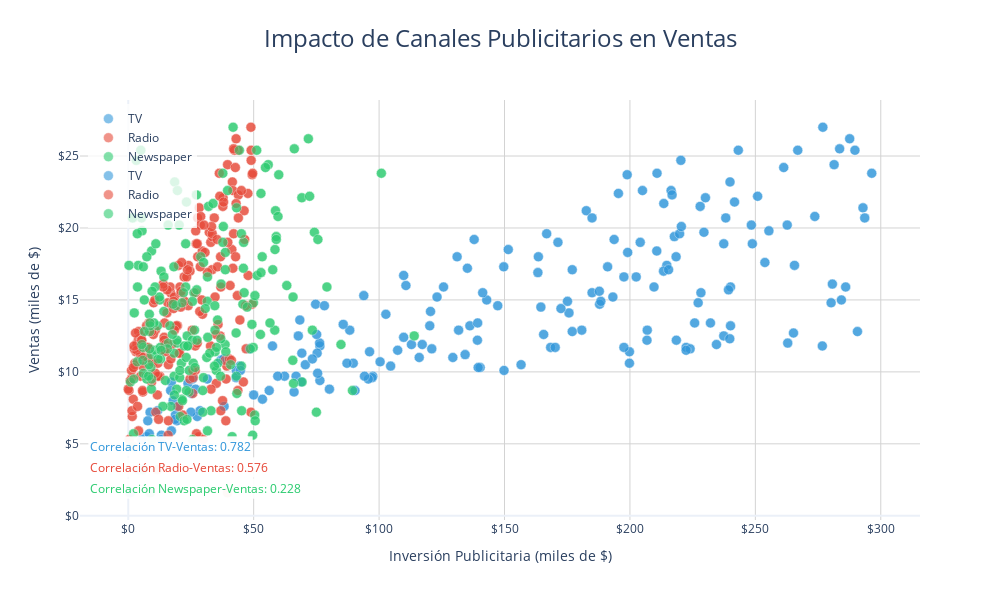

Source (notebook cell):
### Code cell
# Mostrar el gráfico
fig.show()

### Figure 1 — Plotly figure (JSON) as saved in the notebook; plotly's stock layout.template omitted (floating-point values rounded to 4 significant figures; data arrays with more than 128 entries replaced by an {"elided": "..."} marker saying what was removed)
{"data": [{"hovertemplate": "<b>TV</b><br>Inversión: $%{x:.1f}K<br>Ventas: $%{y:.1f}K<br><extra></extra>", "marker": {"color": "#3498db", "line": {"color": "white", "width": 0.5}, "opacity": 0.6, "size": 10}, "mode": "markers", "name": "TV", "type": "scatter", "x": {"elided": "200 float values"}, "y": {"elided": "200 float values"}}, {"hovertemplate": "<b>Radio</b><br>Inversión: $%{x:.1f}K<br>Ventas: $%{y:.1f}K<br><extra></extra>", "marker": {"color": "#e74c3c", "line": {"color": "white", "width": 0.5}, "opacity": 0.6, "size": 10}, "mode": "markers", "name": "Radio", "type": "scatter", "x": {"elided": "200 float values"}, "y": {"elided": "200 float values"}}, {"hovertemplate": "<b>Newspaper</b><br>Inversión: $%{x:.1f}K<br>Ventas: $%{y:.1f}K<br><extra></extra>", "marker": {"color": "#2ecc71", "line": {"color": "white", "width": 0.5}, "opacity": 0.6, "size": 10}, "mode": "markers", "name": "Newspaper", "type": "scatter", "x": {"elided": "200 float values"}, "y": {"elided": "200 float values"}}, {"hovertemplate": "<b>TV</b><br>Inversión: $%{x:.1f}K<br>Ventas: $%{y:.1f}K<br><extra></extra>", "marker": {"color": "#3498db", "line": {"color": "white", "width": 0.5}, "opacity": 0.6, "size": 10}, "mode": "markers", "name": "TV", "type": "scatter", "x": {"elided": "200 float values"}, "y": {"elided": "200 float values"}}, {"hovertemplate": "<b>Radio</b><br>Inversión: $%{x:.1f}K<br>Ventas: $%{y:.1f}K<br><extra></extra>", "marker": {"color": "#e74c3c", "line": {"color": "white", "width": 0.5}, "opacity": 0.6, "size": 10}, "mode": "markers", "name": "Radio", "type": "scatter", "x": {"elided": "200 float values"}, "y": {"elided": "200 float values"}}, {"hovertemplate": "<b>Newspaper</b><br>Inversión: $%{x:.1f}K<br>Ventas: $%{y:.1f}K<br><extra></extra>", "marker": {"color": "#2ecc71", "line": {"color": "white", "width": 0.5}, "opacity": 0.6, "size": 10}, "mode": "markers", "name": "Newspaper", "type": "scatter", "x": {"elided": "200 float values"}, "y": {"elided": "200 float values"}}], "layout": {"annotations": [{"bgcolor": "rgba(255, 255, 255, 0.8)", "font": {"color": "#3498db", "size": 12}, "showarrow": false, "text": "Correlación TV-Ventas: 0.782", "x": 0.01, "xref": "paper", "y": 0.15, "yref": "paper"}, {"bgcolor": "rgba(255, 255, 255, 0.8)", "font": {"color": "#e74c3c", "size": 12}, "showarrow": false, "text": "Correlación Radio-Ventas: 0.576", "x": 0.01, "xref": "paper", "y": 0.1, "yref": "paper"}, {"bgcolor": "rgba(255, 255, 255, 0.8)", "font": {"color": "#2ecc71", "size": 12}, "showarrow": false, "text": "Correlación Newspaper-Ventas: 0.228", "x": 0.01, "xref": "paper", "y": 0.05, "yref": "paper"}, {"bgcolor": "rgba(255, 255, 255, 0.8)", "font": {"color": "#3498db", "size": 12}, "showarrow": false, "text": "Correlación TV-Ventas: 0.782", "x": 0.01, "xref": "paper", "y": 0.15, "yref": "paper"}, {"bgcolor": "rgba(255, 255, 255, 0.8)", "font": {"color": "#e74c3c", "size": 12}, "showarrow": false, "text": "Correlación Radio-Ventas: 0.576", "x": 0.01, "xref": "paper", "y": 0.1, "yref": "paper"}, {"bgcolor": "rgba(255, 255, 255, 0.8)", "font": {"color": "#2ecc71", "size": 12}, "showarrow": false, "text": "Correlación Newspaper-Ventas: 0.228", "x": 0.01, "xref": "paper", "y": 0.05, "yref": "paper"}], "height": 600, "hovermode": "closest", "legend": {"bgcolor": "rgba(255, 255, 255, 0.8)", "x": 0.01, "xanchor": "left", "y": 0.99, "yanchor": "top"}, "plot_bgcolor": "white", "showlegend": true, "title": {"font": {"size": 24}, "text": "Impacto de Canales Publicitarios en Ventas", "x": 0.5, "y": 0.95}, "width": 1000, "xaxis": {"autorange": true, "gridcolor": "lightgray", "range": [-19.24, 315.6], "tickformat": "$,.0f", "title": {"text": "Inversión Publicitaria (miles de $)"}, "type": "linear"}, "yaxis": {"autorange": true, "gridcolor": "lightgray", "range": [-0.2937, 28.89], "tickformat": "$,.0f", "title": {"text": "Ventas (miles de $)"}, "type": "linear"}}}
